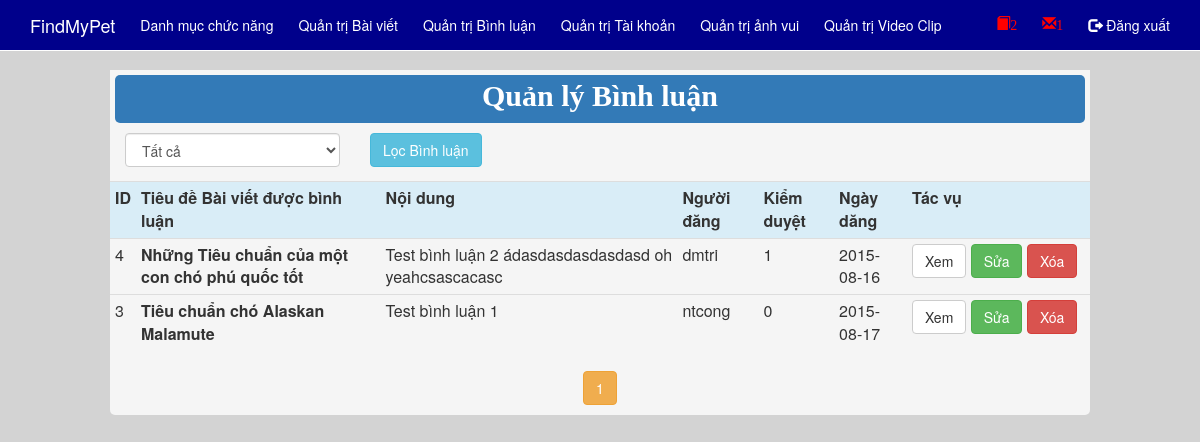
The app's page /Admin/QLBinhLuan.php (signed in), older data.
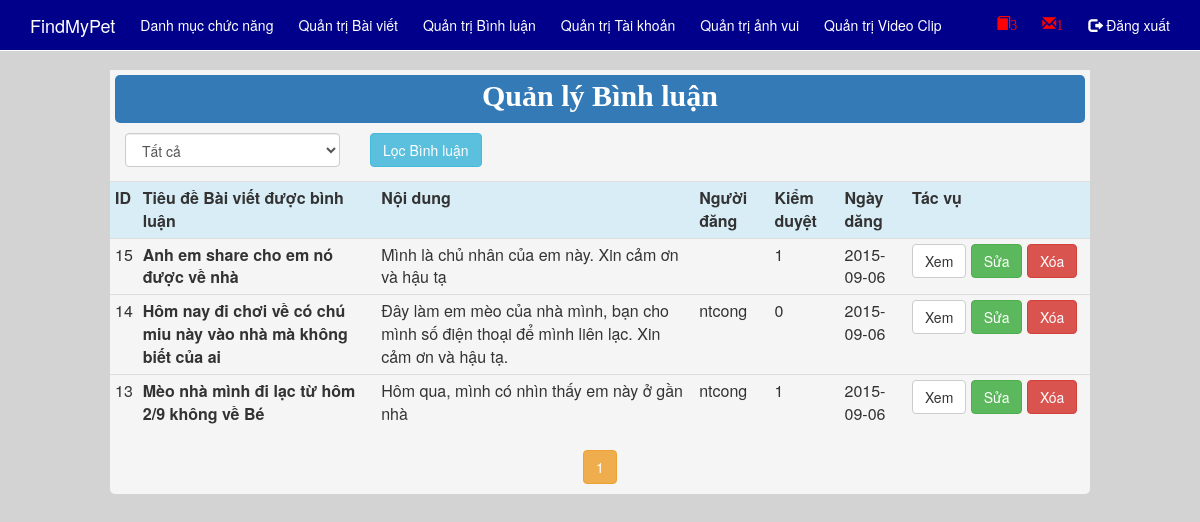
The same page, newer data.
### tables this page shows
CREATE TABLE IF NOT EXISTS `binhluan` (
  `ID` int(11) NOT NULL,
  `IDBinhLuan` int(11) NOT NULL,
  `NoiDung` text NOT NULL,
  `TenDN` varchar(55) NOT NULL,
  `Ho` varchar(50) NOT NULL,
  `Ten` varchar(50) NOT NULL,
  `Email` varchar(50) NOT NULL,
  `SoDienThoai` varchar(20) NOT NULL,
  `KiemDuyet` tinyint(1) NOT NULL DEFAULT '0',
  `NgayBinhLuan` date DEFAULT NULL
);

CREATE TABLE IF NOT EXISTS `baiviet` (
  `ID` int(11) NOT NULL,
  `TieuDe` varchar(200) NOT NULL,
  `TomTat` varchar(200) NOT NULL,
  `NoiDung` text NOT NULL,
  `HinhAnh` varchar(100) NOT NULL DEFAULT 'logo.gif',
  `TenDN` varchar(55) NOT NULL,
  `IDDanhMuc` int(11) NOT NULL,
  `KiemDuyet` tinyint(1) NOT NULL,
  `NgayDang` date NOT NULL,
  `Loai` varchar(100) NOT NULL,
  `Giong` varchar(100) NOT NULL,
  `DacDiem` text NOT NULL,
  `TinhCach` text NOT NULL,
  `KhaNang` text NOT NULL,
  `NguonGoc` text NOT NULL,
  `TieuChuan` text NOT NULL,
  `Ten` varchar(100) NOT NULL,
  `Mau` varchar(100) NOT NULL,
  `Tuoi` int(11) NOT NULL,
  `DacDiemNhanDang` text NOT NULL
);

### Admin/QLBinhLuan.php (the view, shortened to what the changed rows need)
<html>
<head>
    <link href="../asset/Bootstrap/css/bootstrap.min.css" rel="stylesheet">
    <link href="../css/menu.css" rel="stylesheet">
    <link rel="stylesheet" type="text/css" href="../css/style.css" media="screen" />
</head>
<body style="background-color: lightgrey;min-height:100%;">
	<?php
        include("menu_Admin.php");
    ?>
<div class="container" style="background-color: whitesmoke;width:980px; border-radius: 5px;">
	<div class="row" align="center" style="margin-bottom:10px">
        <table class="table table-condensed">
        <tr>
            <th class="info" >ID</th>
            <th class="info" >Tiêu đề Bài viết được bình luận</th>
			<th class="info" >Nội dung</th>
            <th class="info" >Người đăng</th>
			<th class="info" >Kiểm duyệt</th>
            <th class="info" >Ngày dăng</th>
            <th class="info" width="183" >Tác vụ</th>
        </tr>
        <?php
            $conn = ConnectDB::connect();
            $sql = "SELECT A.ID, B.TieuDe, A.NoiDung, A.TenDN, A.KiemDuyet, A.NgayBinhLuan FROM BinhLuan AS A INNER JOIN BaiViet AS B ON A.IDBinhLuan = B.ID ORDER BY A.ID DESC";
			$row_per_page=10;
			$resultAll = mysqli_query($conn, $sql);
			$rows = $resultAll->num_rows;
			if ($rows>$row_per_page) $page=ceil($rows/$row_per_page);
			else $page=1;
			if(array_key_exists('start',$_GET))
			{
				$start = $_GET['start'];
			}
			else
				$start = 0;
			$sql .= " LIMIT ".$start.",".$row_per_page;
			$result = mysqli_query($conn, $sql);
            if($result->num_rows > 0)
            {
                while($row = $result->fetch_assoc())
                {
                    echo "<tr>";
                        echo "<td>". $row['ID'] ."</td>";
                        echo "<th>". $row['TieuDe'] ."</th>";
						echo "<td>". $row['NoiDung'] ."</td>";
						echo "<td>". $row['TenDN'] ."</td>";
						echo "<td>". $row['KiemDuyet'] ."</td>";
						echo "<td>". $row['NgayBinhLuan'] ."</td>";
                        echo "<td>
							<a href='BinhLuan_Doc.php?ID=".$row['ID']."'><input type='button' value='Xem' class='btn btn-default'/></a>
							<a href='BinhLuan_Sua.php?ID=".$row['ID']."'><input type='button' value='Sửa' class='btn btn-success'/></a>
							<a href='BinhLuan_Xoa.php?ID=".$row['ID']."'> <input type='button' value='Xóa' class='btn btn-danger'/> </a>";
					   	echo "</td>";
                    echo "</tr>";
                }
            }
        ?>
		</table>
         <?php
			$page_cr=($start/$row_per_page)+1;
			for($i=1;$i<=$page;$i++)
			{
				if ($page_cr!=$i) echo "<a href='QLBinhLuan.php?start=".$row_per_page*($i-1)."'><button type='button' class='btn btn-success'>".$i."</button></a>";
		 else echo "<button type='button' class='btn btn-warning'>".$i."</button>";
			}
		?>
    </div>
</div>
</body>
</html>

### Admin/menu_Admin.php (shortened to what the changed rows need)
<!DOCTYPE HTML PUBLIC "-//W3C//DTD HTML 4.01 Transitional//EN" "http://www.w3.org/TR/html4/loose.dtd">
<html>
<head>
    <link href="../asset/Bootstrap/css/bootstrap.min.css" rel="stylesheet">
    <link href="../css/menu.css" rel="stylesheet">
    <link rel="stylesheet" type="text/css" href="../css/style.css" media="screen" />
</head>
<body>
	<nav class="navbar navbar-default navbar-fixed-top" role="navigation" style="background-color:#00008B;">
		<div class="container" >
			<div id="navbar" class="navbar-collapse collapse" aria-expanded="false" style="height: 1px;  ">
				<ul class="nav navbar-nav navbar-right">
                	<?php
                        $conn = ConnectDB::connect();
                        $sqlBV = "SELECT count(ID) FROM BaiViet WHERE KiemDuyet = ".CHUA_KIEM_DUYET;
                        $resutBV = mysqli_query($conn, $sqlBV);
						$countBV = $resutBV->fetch_row();
						if($countBV[0] != 0)
						{
							echo "<li class='active' ><a href='QLBaiViet.php' style='color:red;font-size:14px'><span class='glyphicon glyphicon-book'>".$countBV[0]."</span></a></li>";
						}
                    ?>
      			</ul>
			</div>
		</div>
	</nav>
</body>
</html>

Row changes from the older to the newer data that the page shows:
removed binhluan: ID "4", baiviet.TieuDe "Những Tiêu chuẩn của một con chó phú quốc tốt", NoiDung "Test bình luận 2 ádasdasdasdasdasd oh yeahcsascacasc", TenDN "dmtri", KiemDuyet "1", NgayBinhLuan "2015-08-16"
removed binhluan: ID "3", baiviet.TieuDe "Tiêu chuẩn chó Alaskan Malamute", NoiDung "Test bình luận 1", TenDN "ntcong", KiemDuyet "0", NgayBinhLuan "2015-08-17"
added binhluan: ID "15", baiviet.TieuDe "Anh em share cho em nó được về nhà", NoiDung "Mình là chủ nhân của em này. Xin cảm ơn và hậu tạ", KiemDuyet "1", NgayBinhLuan "2015-09-06"
added binhluan: ID "14", baiviet.TieuDe "Hôm nay đi chơi về có chú miu này vào nhà mà không biết của ai", NoiDung "Đây làm em mèo của nhà mình, bạn cho mình số điện thoại để mình liên lạc. Xin cảm ơn và hậu tạ.", TenDN "ntcong", KiemDuyet "0", NgayBinhLuan "2015-09-06"
added binhluan: ID "13", baiviet.TieuDe "Mèo nhà mình đi lạc từ hôm 2/9 không về Bé", NoiDung "Hôm qua, mình có nhìn thấy em này ở gần nhà", TenDN "ntcong", KiemDuyet "1", NgayBinhLuan "2015-09-06"
Text that changed along with them:
$countBV[0]: "2" → "3"
